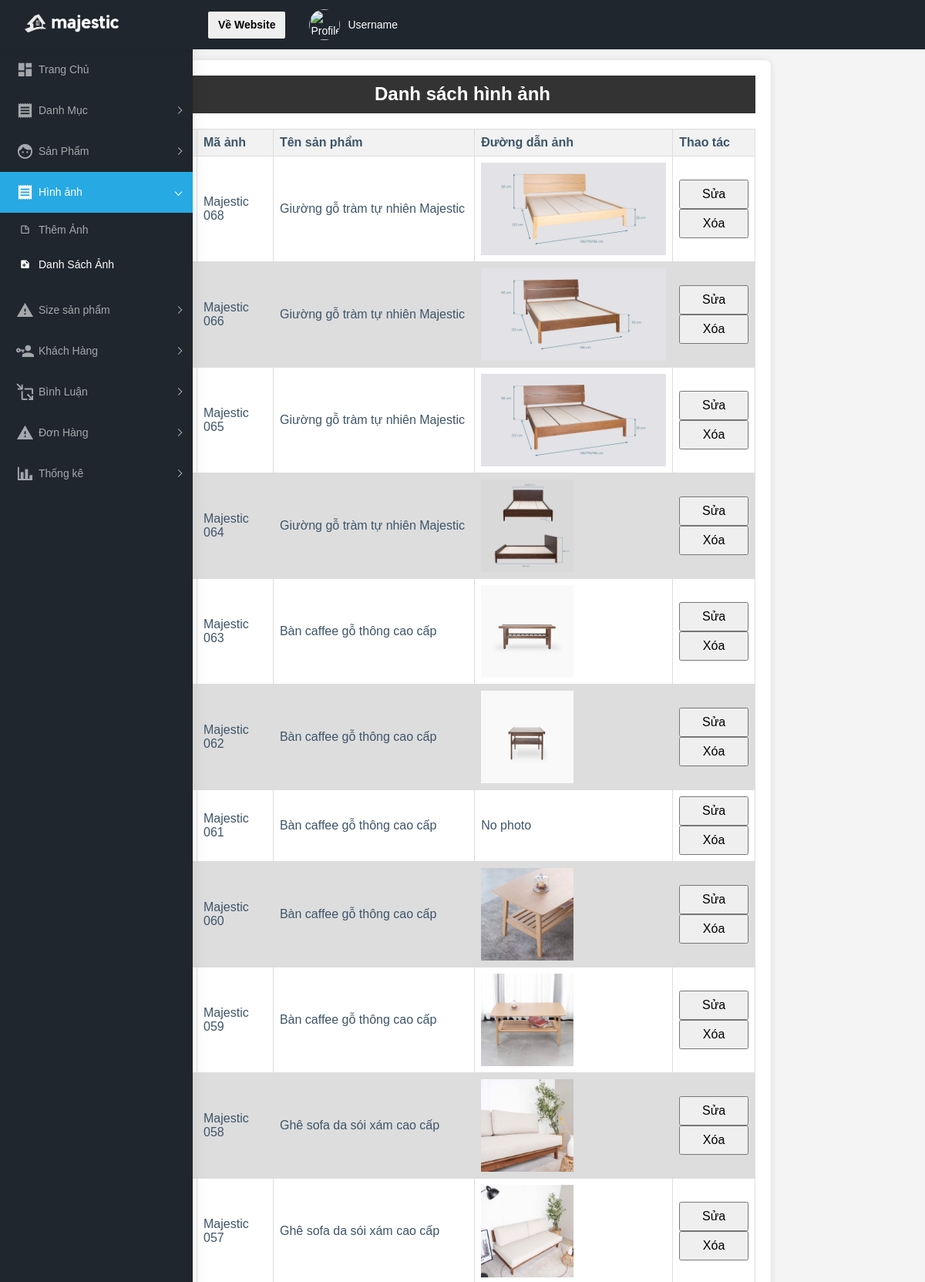
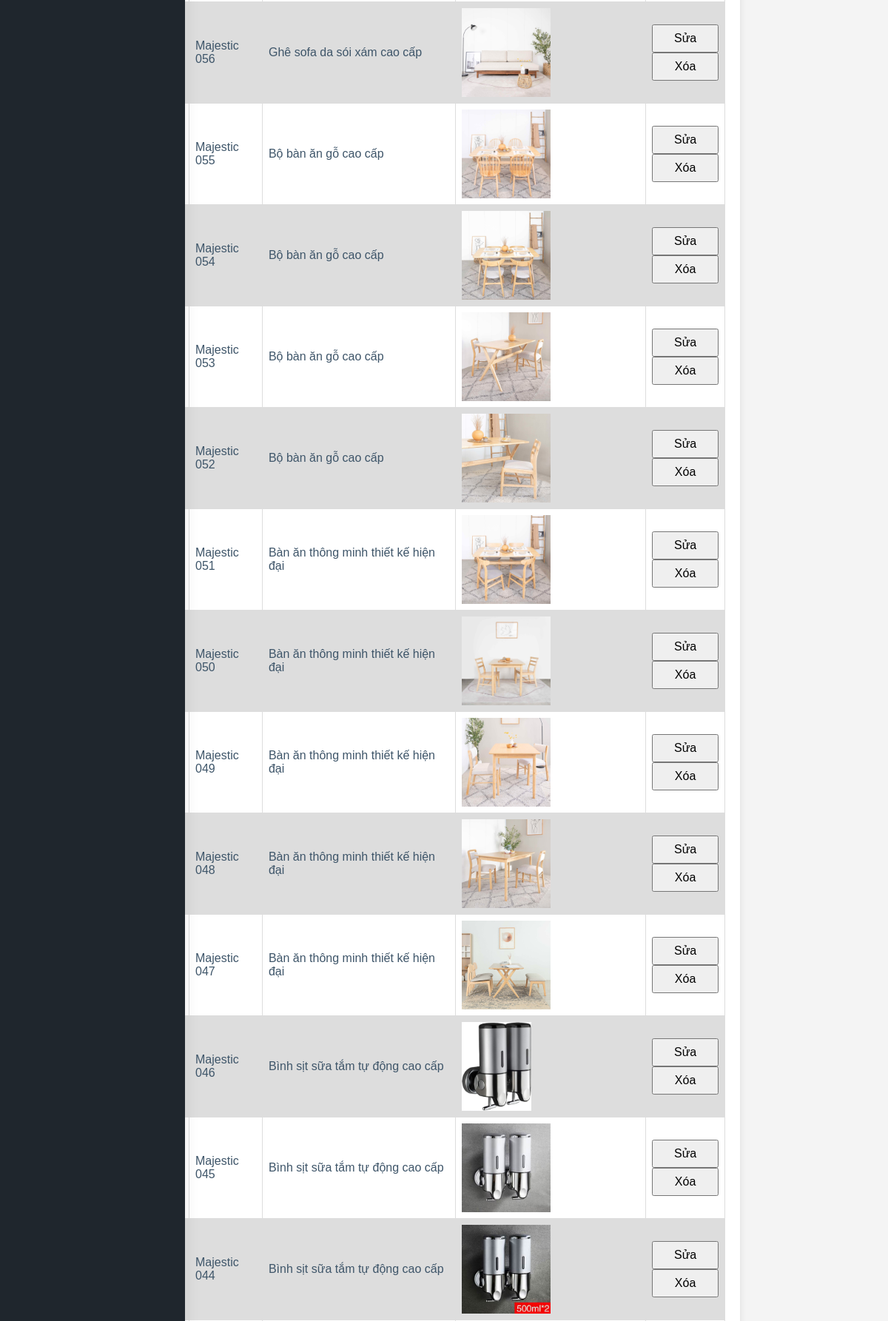
/admin/index.php?act=listanh (upper part), run on the app's committed database (2 pictures, top to bottom).
### tables this page shows
CREATE TABLE `anh_sp` (
  `id` int(10) NOT NULL,
  `idsp` int(10) NOT NULL,
  `ten_anh` varchar(255) NOT NULL
);

CREATE TABLE `hang_hoa` (
  `id` int(10) NOT NULL,
  `name_sp` varchar(255) NOT NULL,
  `price_goc` double(10,2) NOT NULL,
  `price` double(10,2) NOT NULL,
  `img` varchar(255) DEFAULT NULL,
  `ngaynhap` date NOT NULL,
  `mota` varchar(1000) NOT NULL,
  `view` int(11) NOT NULL,
  `iddm` int(11) NOT NULL
);

### model/pdo.php (called while the page is built, shortened)
<?php
function pdo_get_connection()
{
    $dburl = "mysql:host=localhost;dbname=duan1;charset=utf8";
    $username = 'root';
    $password = '';
    $conn = new PDO($dburl, $username, $password);
    $conn->setAttribute(PDO::ATTR_ERRMODE, PDO::ERRMODE_EXCEPTION);
    return $conn;
}
function pdo_query($sql)
{
    $sql_args = array_slice(func_get_args(), 1);
    try {
        $conn = pdo_get_connection();
        $stmt = $conn->prepare($sql);
        $stmt->execute($sql_args);
        $rows = $stmt->fetchAll();
        return $rows;
    } catch (PDOException $e) {
        throw $e;
    } finally {
        unset($conn);
    }
}
function pdo_query_one($sql)
{
    $sql_args = array_slice(func_get_args(), 1);
    try {
        $conn = pdo_get_connection();
        $stmt = $conn->prepare($sql);
        $stmt->execute($sql_args);
        $row = $stmt->fetch(PDO::FETCH_ASSOC);
        return $row;
    } catch (PDOException $e) {
        throw $e;
    } finally {
        unset($conn);
    }
}

### model/hinhanh.php (called while the page is built, shortened)
<?php
function loadall_anhsp(){
    $sql="select * from anh_sp order by id desc";
    $listanh=pdo_query($sql);
    return $listanh;
}
function load_ten_sanpham($idsp){
    if($idsp>0){
        $sql="select * from hang_hoa where id=".$idsp;
        $sp=pdo_query_one($sql);
        extract($sp);
        return $name_sp;
    } else{
        return "";
    }
}
?>

### admin/hinhanh/listanh.php (the view, shortened to what this page needs)
<section>
<header>
        <h1>Danh sách hình ảnh</h1>
</header>
<form action="index.php?act=listanh" method="post"enctype="multipart/form-data">
    <table>
        <thead>
            <tr>
                <th>Mã ảnh</th>
                <th>Tên sản phẩm</th>
                <th>Đường dẫn ảnh</th>
                <th>Thao tác</th>
            </tr>
        </thead>
        <tbody>
        <?php
           foreach ($listanh as $anh) {
            extract($anh);
            $suaanh = "index.php?act=suaanh&id=" . $id;
            $xoaanh = "index.php?act=xoaanh&id=" . $id;
            $hinhpath = "../upload/" . $ten_anh;
            if (is_file($hinhpath)) {
                $ten_anh_html = "<img src='" . $hinhpath . "' height='120'>";
            } else {
                $ten_anh_html = "No photo";
            }
            $ten_sanpham = load_ten_sanpham($idsp);
            echo '
                <tr>
                    <td><input type="checkbox" name="" id=""></td>
                    <td>Majestic 0' . $id . '</td>
                    <td>' . $ten_sanpham . '</td>
                    <td>' . $ten_anh_html . '</td>
                    <td>
                        <a href="' . $suaanh . '"><input type="button" value="Sửa"></a>
                        <a href="' . $xoaanh . '"><input type="button" value="Xóa"></a>
                    </td>
                </tr>';
        }
        ?>
        </tbody>
    </table>
</form>
</section>

### admin/header.php (style rules this page uses)
table { font-family: arial, sans-serif; border-collapse: collapse; width: 100%; }
td, th { border: 1px solid #dddddd; text-align: left; padding: 8px; }
tr:nth-child(even) { background-color: #dddddd; }
section { margin-top: 60px; }

### data on the page
anh_sp: id "68", idsp.name_sp "Giường gỗ tràm tự nhiên Majestic", ten_anh (picture)
anh_sp: id "66", idsp.name_sp "Giường gỗ tràm tự nhiên Majestic", ten_anh (picture)
anh_sp: id "65", idsp.name_sp "Giường gỗ tràm tự nhiên Majestic", ten_anh (picture)
anh_sp: id "64", idsp.name_sp "Giường gỗ tràm tự nhiên Majestic", ten_anh (picture)
anh_sp: id "63", idsp.name_sp "Bàn caffee gỗ thông cao cấp", ten_anh (picture)
anh_sp: id "62", idsp.name_sp "Bàn caffee gỗ thông cao cấp", ten_anh (picture)
anh_sp: id "61", idsp.name_sp "Bàn caffee gỗ thông cao cấp", ten_anh "No photo"
anh_sp: id "60", idsp.name_sp "Bàn caffee gỗ thông cao cấp", ten_anh (picture)
anh_sp: id "59", idsp.name_sp "Bàn caffee gỗ thông cao cấp", ten_anh (picture)
anh_sp: id "58", idsp.name_sp "Ghê sofa da sói xám cao cấp", ten_anh (picture)
anh_sp: id "57", idsp.name_sp "Ghê sofa da sói xám cao cấp", ten_anh (picture)
anh_sp: id "56", idsp.name_sp "Ghê sofa da sói xám cao cấp", ten_anh (picture)
anh_sp: id "55", idsp.name_sp "Bộ bàn ăn gỗ cao cấp", ten_anh (picture)
anh_sp: id "54", idsp.name_sp "Bộ bàn ăn gỗ cao cấp", ten_anh (picture)
anh_sp: id "53", idsp.name_sp "Bộ bàn ăn gỗ cao cấp", ten_anh (picture)
anh_sp: id "52", idsp.name_sp "Bộ bàn ăn gỗ cao cấp", ten_anh (picture)
anh_sp: id "51", idsp.name_sp "Bàn ăn thông minh thiết kế hiện đại", ten_anh (picture)
anh_sp: id "50", idsp.name_sp "Bàn ăn thông minh thiết kế hiện đại", ten_anh (picture)
anh_sp: id "49", idsp.name_sp "Bàn ăn thông minh thiết kế hiện đại", ten_anh (picture)
anh_sp: id "48", idsp.name_sp "Bàn ăn thông minh thiết kế hiện đại", ten_anh (picture)
anh_sp: id "47", idsp.name_sp "Bàn ăn thông minh thiết kế hiện đại", ten_anh (picture)
anh_sp: id "46", idsp.name_sp "Bình sịt sữa tắm tự động cao cấp", ten_anh (picture)
anh_sp: id "45", idsp.name_sp "Bình sịt sữa tắm tự động cao cấp", ten_anh (picture)
anh_sp: id "44", idsp.name_sp "Bình sịt sữa tắm tự động cao cấp", ten_anh (picture)
